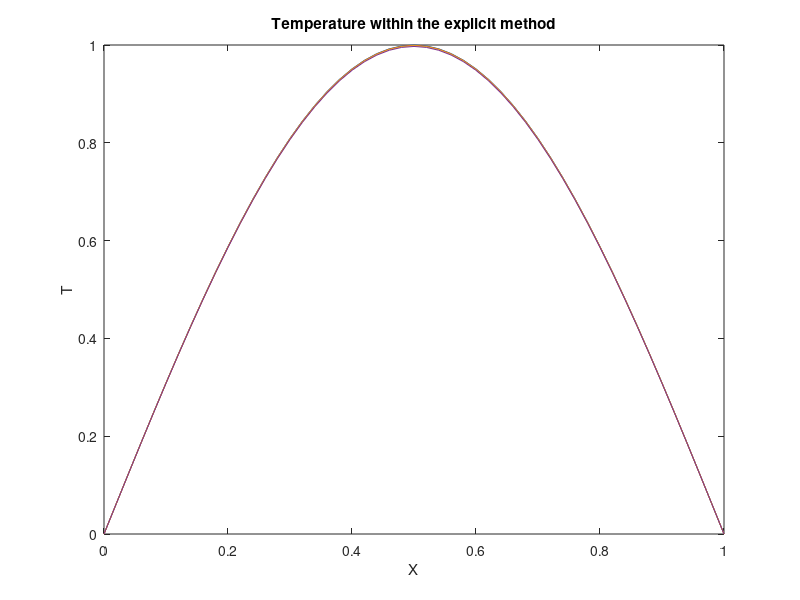
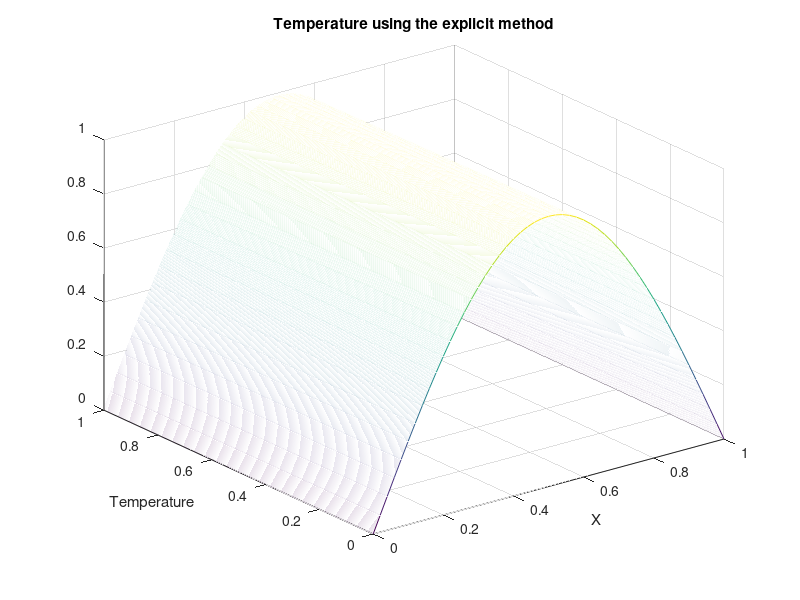

The MATLAB script that drew these images, in order:
%% Matlab code to illustrate heat diffusion equation
%% ut=c*uxx first order in time and second order in space)
%% implemented using implicit method
 
clc;close all;clear all

%% Define parameters for diffusion eqn and the range in space and time
L=1.; %length of wire
T=1.; %final time

%% Parameters needed to solve the equation within explicit method
maxk=2500; %no of time steps
dt=T/maxk;
n=50; %no of space steps
nint=50; %The wavefront: intermediate point from which u=0
dx=L/n;
cond=0.25; %conductivity
b=cond*dt/(dx+dx); % stabilty parameter (b<=1)
                      %the stabilty condition depends more on solution
                      %propagating from the point (n,j) hence we use b=2r
                      %for the stability parameter                  
                      
%% Initial temperature of the wire a sinusoid
for i=1:(n+1)
    x(i)=(i-1)*dx;
    u(i,1)=sin(pi*x(i));
end

%% Temperature at the boundary (T=0)
for k=1:maxk+1
    u(1,k)=0.;
    u(n+1,k)=0.;
    time(k)=(k-1)*dt;
end
aa(1:n-2)=-b;
bb(1:n-1)=1.+2.*b;
cc(1:n-2)=-b;
MM=inv(diag(bb,0)+diag(aa,-1)+diag(cc,1));


%% Implementation of the Implicit method
for k=1:maxk %time loop
    for i=2:n %space loop
        u(i,k+1)=u(i,k) +0.5*b*(u(i-1,k)+u(i+1,k)-2.*u(i,k));
    end
end

%% Graph of temperature at different selected times
figure(1)
plot(x,u(:,1),'-',x,u(:,100),'-',x,u(:,300),'-',x,u(:,600),'-');
%at time step 0,100,300,600
title('Temperature within the explicit method');
xlabel('X');
ylabel('T');

figure(2)
mesh(x,time,u');
title('Temperature using the explicit method');
xlabel('X');
ylabel('Temperature');

    